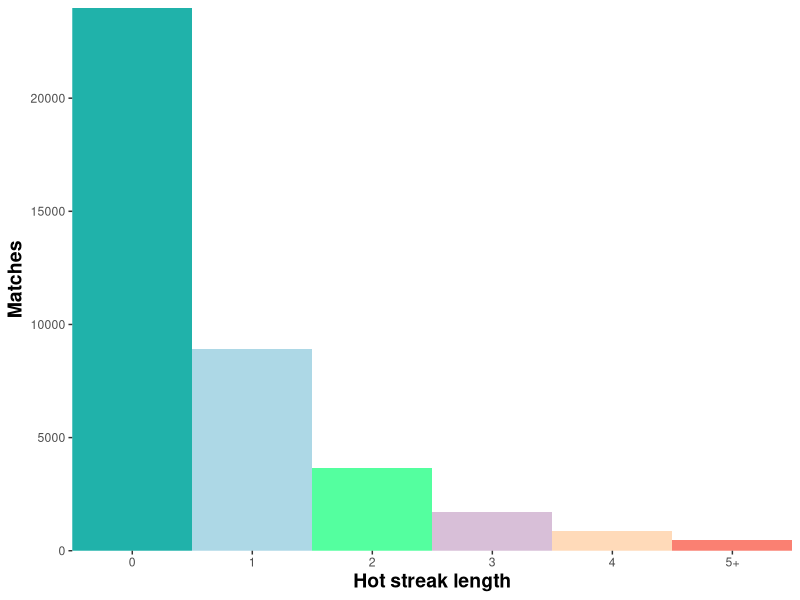

Here is the R script that generated this plot:
library(ggplot2)
# Sample data
df <- data.frame(
  Hotstreak = c("0","1","2","3","4","5+"),
  Games = c(24002,8918,3657,1712,882,496),
  Label=c("0","1","2","3","4","5+")
)

# Create a ggplot bar graph without gaps on both axes
ggplot(df, aes(x = Hotstreak, y = Games, fill = Label)) +
  geom_bar(stat = "identity",width=1) + 
  scale_x_discrete(expand = c(0, 0)) +  # Remove gap on x-axis
  scale_y_continuous(expand = c(0, 0)) +  # Remove gap on y-axis+
  scale_fill_manual(values=c("lightseagreen",
                            "lightblue", 
                            "seagreen1", 
                            "thistle",
                            "peachpuff",
                            "salmon")) +
  theme(legend.position = "none")+
  theme(panel.background = element_blank())+
  theme(
    axis.title.x = element_text(family = "sans", face = "bold", size = 14), # X-axis title properties
    axis.title.y = element_text(family = "sans", face = "bold", size = 14))+
  labs(x = "Hot streak length", y = "Matches")

